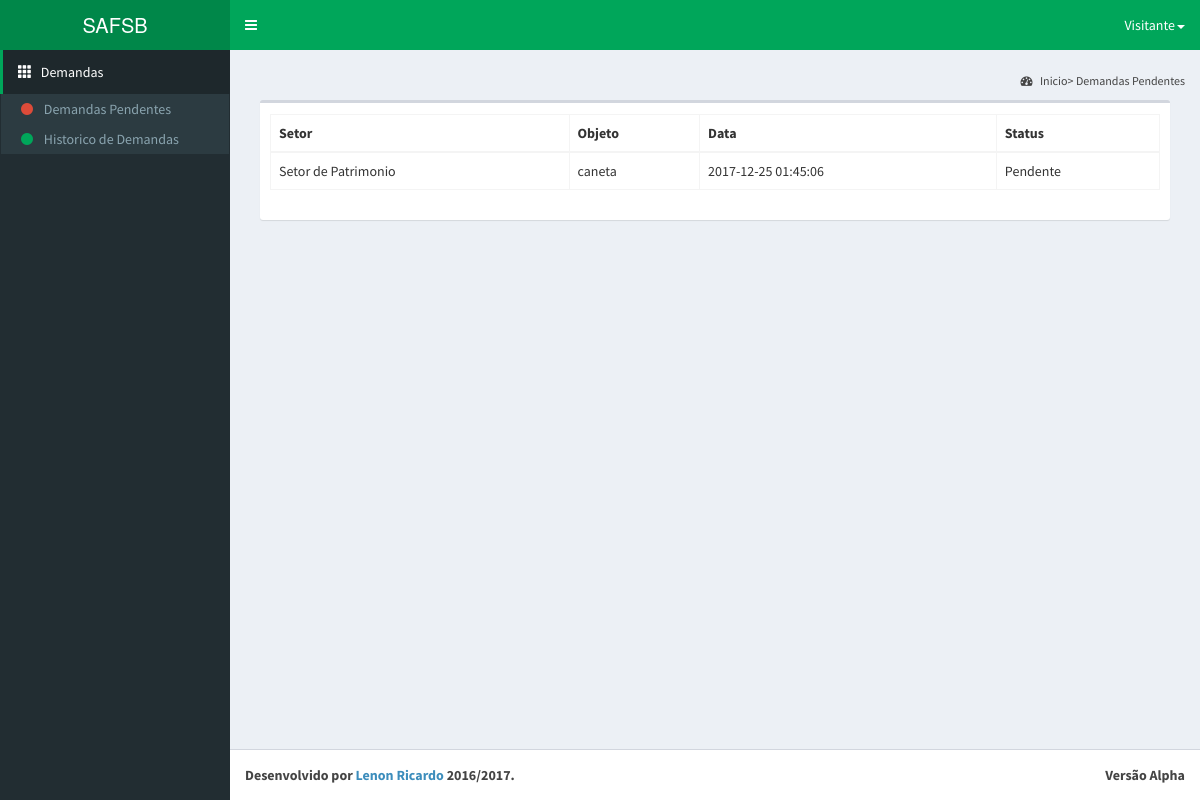
Page /php/p_dem_pendentes_visit.php on the committed database.
### tables this page shows
CREATE TABLE IF NOT EXISTS funcionario(        
    id_funcionario int(10) NOT NULL PRIMARY KEY AUTO_INCREMENT,
        siape_funcionario int(10) NOT NULL,
        nome_funcionario VARCHAR(255) NOT NULL,		
        n_portaria_funcionario VARCHAR(255) NOT NULL,
        email_funcionario VARCHAR(255) NOT NULL);

CREATE TABLE IF NOT EXISTS setor(
    id_setor int(10) NOT NULL PRIMARY KEY AUTO_INCREMENT,
	nome_setor VARCHAR(255) NOT NULL);

CREATE TABLE IF NOT EXISTS objeto(
    id_objeto int(10) NOT NULL PRIMARY KEY AUTO_INCREMENT,
        nome_objeto VARCHAR(255) NOT NULL,	
	especificacoestecnicas_objeto VARCHAR(255) NOT NULL,
	estrategiafornecimento_objeto VARCHAR(255) NOT NULL,
	preco_objeto varchar(10) NOT NULL,
	
        id_grupo int(10) NOT NULL);

CREATE TABLE IF NOT EXISTS solicitacao(        
    id_solicitacao int(10) NOT NULL PRIMARY KEY AUTO_INCREMENT,                               
    numeroprotocolo_solicitacao VARCHAR(255) NOT NULL,     
    justificativa_solicitacao VARCHAR(255),
    criterio_aceitabilidade VARCHAR(255),
    consulta_estoque VARCHAR(255),       
    data_solicitacao TIMESTAMP DEFAULT CURRENT_TIMESTAMP,
    
     
    id_usuario int(10) NOT NULL,
    id_status int(10) NOT NULL,
    id_avaliacaodpdi int(10) NOT NULL,
    id_avaliacaodad int(10) NOT NULL,
    id_avaliacaocoord int(10) NOT NULL,
    id_avaliacaodg int(10) NOT NULL);

CREATE TABLE IF NOT EXISTS status(
    id_status int(10) NOT NULL PRIMARY KEY AUTO_INCREMENT,
	descricao_status VARCHAR(255) NOT NULL);

### php/dem_pendentes_visit.php (the view)
<?php
include 'conexao.php';
$sql = "SELECT nome_funcionario, nome_objeto, nome_setor, data_solicitacao, descricao_status
        FROM funcionario, objeto, solicitacao, setor, usuario, solicitacao_itens, status
        WHERE usuario.id_usuario = solicitacao.id_usuario
        AND usuario.id_setor = setor.id_setor
        AND usuario.id_funcionario = funcionario.id_funcionario
        AND solicitacao_itens.id_solicitacao = solicitacao.id_solicitacao
        AND solicitacao_itens.id_objeto = objeto.id_objeto
        AND solicitacao.id_status = status.id_status
        AND status.id_status <= 3";
$result = mysqli_query($con, $sql);
while ($linha = mysqli_fetch_assoc($result))
{
    $visualizar = "<tr>
                        <td>" . $linha['nome_setor'] . "</td>" . "
                        <td>" . $linha['nome_objeto'] . "</td>" . "
                        <td>" . $linha['data_solicitacao'] . "</td>" . "
                        <td>" . $linha['descricao_status'] . "</td>" . "
                    </tr>";
    echo $visualizar;
}
?>

### rows in the picture
funcionario: setor.nome_setor "Setor de Patrimonio", objeto.nome_objeto "caneta", solicitacao.data_solicitacao "2017-12-25 01:45:06", status.descricao_status "Pendente"
